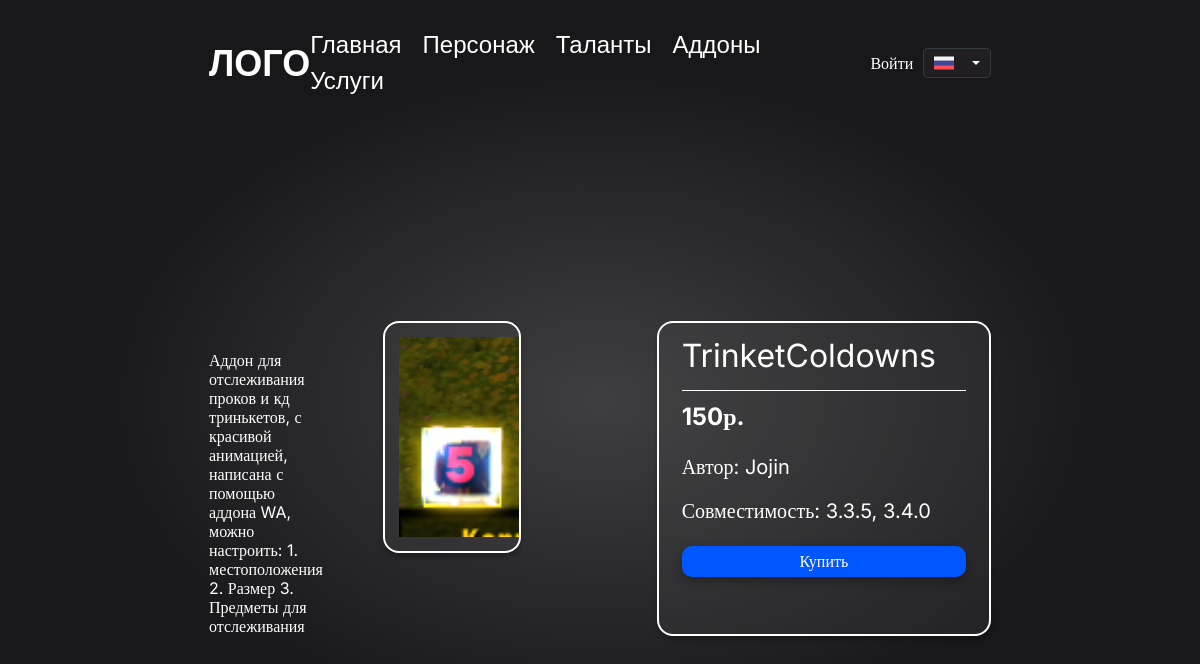
Page /addons/TrinketColdowns on the committed database.
### addons/models.py (models this page shows)
class Addon(models.Model):
    name = models.CharField(max_length=256, verbose_name='Название аддона')
    description = models.TextField(verbose_name='Краткое описание аддона')
    full_description = models.TextField(verbose_name='Полное описание аддона')
    category = models.ManyToManyField(AddonCategory, related_name='a_category', verbose_name='Категория')
    author = models.CharField(default='Jojin', max_length=32)
    version = models.ManyToManyField(Compatible_Versions, verbose_name="Версия игры:")
    file = models.FileField(upload_to='addons_file', null=True, verbose_name='Файл с аддоном')
    preview = models.ImageField(upload_to='addons_images/preview', verbose_name='Картинка карточки аддона')
    price = models.DecimalField(max_digits=6, decimal_places=0, verbose_name='Цена')
    slug = models.SlugField(max_length=255, unique=True, db_index=True, verbose_name='Слаг', default='')
    is_published = models.BooleanField(default=False, verbose_name='Публикация')
    def __str__(self):
        return f"Аддон: {self.name} | Категория: {self.category.name}"

class AddonImage(models.Model):
    image = models.ImageField(upload_to='addons_images', verbose_name='Картинка аддона')
    addon = models.ForeignKey(Addon, on_delete=models.CASCADE, related_name='images')

### addons/views.py (the view)
# urls.py: path('<str:addon_slug>', AddonPageView.as_view(), name='AddonPage'),
class AddonPageView(TemplateView):
    template_name = 'addons/addon_page.html'
    def get_context_data(self, **kwargs):
        context = super(AddonPageView, self).get_context_data()
        context['addon'] = Addon.objects.filter(slug=kwargs['addon_slug'])[0]
        print(context)
        return context

### addons/templates/addons/addon_page.html (shortened to what this page needs)
{% extends 'base.html' %}
{% load static %}
{% block content %}
<div class="addon_page_main">
    <p class="addon_page_discription">{{ addon.full_description }}</p>
<div class="slider-main">
    <div class="slider-container">
        <div class="slider">
            {% for image in addon.images.all %}
                <img src="{{ image.image.url }}" alt="" width="186" height="100">
            {% endfor %}
        </div>
        <button class="prev-button" aria-label="Посмотреть предыдущий слайд">&lt;</button>
      </div>
</div>
    <div class="addon_info_panel">
        <div  class="addon_page_name">
            <p>{{ addon.name }}</p>
        </div>
        <p class="addon_page_price">{{ addon.price }}р.</p>
        <p class="addon_page_author">Автор: {{ addon.author }}</p>
        <p class="addon_page_sovm">Совместимость: 3.3.5, 3.4.0</p>
        <a href="@">
                    <div class="addon-page-buy-btn">
                        <p>Купить</p>
                    </div>
                </a>
    </div>
    </div>
{% endblock %}

### static/style.css (style rules this page uses)
body { background: radial-gradient(50% 50% at 50% 50%, rgba(255, 255, 255, 0.17) 0%, rgba(60, 60, 60, 0) 85.42%), #18181B; background-repeat: no-repeat; background-size: cover; font-family: 'Kanit', sans-serif; margin: 0; height: 100vh; margin: 0px 209px; }
p { margin: 0; }
a:-webkit-any-link { color: #fff; text-decoration: none; }
.addon_page_discription { font-family: 'Inter'; font-style: normal; font-weight: 400; font-size: 16px; line-height: 19px; color: #fff; width: 400px; margin-right: 60px; margin-top: 30px; }
.slider-main { position: relative; width: min-content; height: min-content; margin-right: 136px; padding: 14px 14px 14px 14px; overflow: hidden; background: rgba(88, 84, 84, 0.18); border: 2px solid #FFFFFF; border-radius: 16px; box-shadow: 0px 4px 4px rgba(0, 0, 0, 0.25); }
.slider-container { position: relative; width: min-content; height: min-content; margin: 0 auto; overflow: hidden; }
.slider { display: flex; transition: transform 0.5s ease-in-out; }
.slider img { width: 372px; height: 200px; object-fit: cover; }
.prev-button, .next-button { position: absolute; top: 50%; transform: translateY(-50%); width: 50px; height: 50px; background-color: transparent; border: none; font-size: 24px; color: white; }
.prev-button { left: 10px; }
.addon_page_main { display: flex; margin-top: 222px; justify-content: center; }
.addon_info_panel { background: rgba(88, 84, 84, 0.18); border: 2px solid #FFFFFF; border-radius: 16px; box-shadow: 0px 4px 4px rgba(0, 0, 0, 0.25); padding: 23px; }
.addon_page_name { border-bottom: 1px solid rgba(255, 255, 255); padding-bottom: 25px; margin-bottom: 16px; }
.addon_page_name p { font-family: 'Inter'; font-style: normal; font-weight: 400; font-size: 32px; line-height: 19px; color: #fff; margin-right: 30px; }
.addon_page_price { margin-bottom: 32px; font-family: 'Inter'; font-style: normal; font-weight: bold; font-size: 24px; line-height: 19px; color: #fff }
.addon_page_author { margin-bottom: 25px; font-family: 'Inter'; font-style: normal; font-weight: 400; font-size: 20px; line-height: 19px; color: #fff }
.addon_page_sovm { margin-bottom: 25px; font-family: 'Inter'; font-style: normal; font-weight: 400; font-size: 20px; line-height: 19px; color: #fff }
.addon-page-buy-btn { background: #0057FF; border-radius: 10px; padding: 6px 0px 6px 0px; filter: drop-shadow(0px 4px 5px rgba(0, 0, 0, 0.3)); text-align: center; }
.addon-page-buy-btn p { font-family: 'Inter'; font-style: normal; font-weight: 400; font-size: 16px; line-height: 19px; color: #fff }

### rows in the picture
Addon: full_description "Аддон для отслеживания проков и кд тринькетов, с красивой анимацией, написана с помощью аддона WA, можно настроить: 1. местоположения 2. Размер 3. Предметы для отслеживания", name "TrinketColdowns", price "150", author "Jojin"
AddonImage: image (picture)
